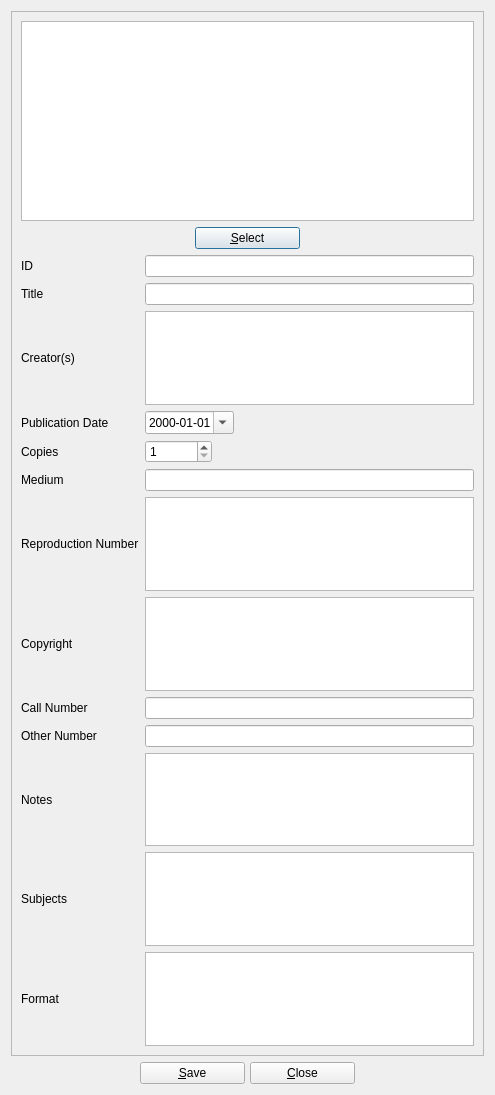
<?xml version="1.0" encoding="UTF-8"?>
<ui version="4.0">
 <class>photographDialog</class>
 <widget class="QDialog" name="photographDialog">
  <property name="geometry">
   <rect>
    <x>0</x>
    <y>0</y>
    <width>495</width>
    <height>1095</height>
   </rect>
  </property>
  <property name="windowTitle">
   <string>BiblioteQ: Photograph Browser</string>
  </property>
  <property name="windowIcon">
   <iconset resource="icons.d/icons.qrc">
    <normaloff>:/book.png</normaloff>:/book.png</iconset>
  </property>
  <layout class="QVBoxLayout" name="verticalLayout">
   <item>
    <widget class="QScrollArea" name="scrollArea">
     <property name="widgetResizable">
      <bool>true</bool>
     </property>
     <widget class="QWidget" name="scrollAreaWidgetContents_2">
      <property name="geometry">
       <rect>
        <x>0</x>
        <y>0</y>
        <width>475</width>
        <height>1033</height>
       </rect>
      </property>
      <layout class="QVBoxLayout" name="verticalLayout_3">
       <item>
        <widget class="image_drop_site" name="thumbnail_item">
         <property name="minimumSize">
          <size>
           <width>0</width>
           <height>200</height>
          </size>
         </property>
         <property name="toolTip">
          <string>Thumbnail</string>
         </property>
        </widget>
       </item>
       <item>
        <layout class="QHBoxLayout" name="_5">
         <item>
          <spacer>
           <property name="orientation">
            <enum>Qt::Horizontal</enum>
           </property>
           <property name="sizeHint" stdset="0">
            <size>
             <width>40</width>
             <height>20</height>
            </size>
           </property>
          </spacer>
         </item>
         <item>
          <widget class="QPushButton" name="select_image_item">
           <property name="minimumSize">
            <size>
             <width>105</width>
             <height>0</height>
            </size>
           </property>
           <property name="text">
            <string>&amp;Select</string>
           </property>
           <property name="icon">
            <iconset resource="icons.d/icons.qrc">
             <normaloff>:/16x16/fileopen.png</normaloff>:/16x16/fileopen.png</iconset>
           </property>
          </widget>
         </item>
         <item>
          <spacer>
           <property name="orientation">
            <enum>Qt::Horizontal</enum>
           </property>
           <property name="sizeHint" stdset="0">
            <size>
             <width>40</width>
             <height>20</height>
            </size>
           </property>
          </spacer>
         </item>
        </layout>
       </item>
       <item>
        <layout class="QGridLayout" name="gridLayout_2">
         <item row="2" column="0">
          <widget class="QLabel" name="label_12">
           <property name="text">
            <string>Creator(s)</string>
           </property>
          </widget>
         </item>
         <item row="3" column="1">
          <layout class="QHBoxLayout" name="_3">
           <item>
            <widget class="QDateEdit" name="publication_date">
             <property name="displayFormat">
              <string>yyyy-MM-dd</string>
             </property>
             <property name="calendarPopup">
              <bool>true</bool>
             </property>
            </widget>
           </item>
           <item>
            <spacer>
             <property name="orientation">
              <enum>Qt::Horizontal</enum>
             </property>
             <property name="sizeHint" stdset="0">
              <size>
               <width>40</width>
               <height>20</height>
              </size>
             </property>
            </spacer>
           </item>
          </layout>
         </item>
         <item row="10" column="0">
          <widget class="QLabel" name="label_8">
           <property name="text">
            <string>Notes</string>
           </property>
          </widget>
         </item>
         <item row="7" column="1">
          <widget class="QTextEdit" name="copyright_item">
           <property name="tabChangesFocus">
            <bool>true</bool>
           </property>
           <property name="acceptRichText">
            <bool>false</bool>
           </property>
          </widget>
         </item>
         <item row="8" column="0">
          <widget class="QLabel" name="label_17">
           <property name="text">
            <string>Call Number</string>
           </property>
          </widget>
         </item>
         <item row="8" column="1">
          <widget class="QLineEdit" name="call_number_item">
           <property name="maxLength">
            <number>64</number>
           </property>
          </widget>
         </item>
         <item row="9" column="0">
          <widget class="QLabel" name="label_18">
           <property name="text">
            <string>Other Number</string>
           </property>
          </widget>
         </item>
         <item row="6" column="1">
          <widget class="QTextEdit" name="reproduction_number_item">
           <property name="tabChangesFocus">
            <bool>true</bool>
           </property>
           <property name="acceptRichText">
            <bool>false</bool>
           </property>
          </widget>
         </item>
         <item row="7" column="0">
          <widget class="QLabel" name="label_7">
           <property name="text">
            <string>Copyright</string>
           </property>
          </widget>
         </item>
         <item row="5" column="0">
          <widget class="QLabel" name="label_5">
           <property name="text">
            <string>Medium</string>
           </property>
          </widget>
         </item>
         <item row="6" column="0">
          <widget class="QLabel" name="label_6">
           <property name="text">
            <string>Reproduction Number</string>
           </property>
          </widget>
         </item>
         <item row="1" column="0">
          <widget class="QLabel" name="label_4">
           <property name="text">
            <string>Title</string>
           </property>
          </widget>
         </item>
         <item row="1" column="1">
          <widget class="QLineEdit" name="title_item"/>
         </item>
         <item row="10" column="1">
          <widget class="QTextEdit" name="notes_item">
           <property name="tabChangesFocus">
            <bool>true</bool>
           </property>
           <property name="acceptRichText">
            <bool>false</bool>
           </property>
          </widget>
         </item>
         <item row="11" column="0">
          <widget class="QLabel" name="label_9">
           <property name="text">
            <string>Subjects</string>
           </property>
          </widget>
         </item>
         <item row="5" column="1">
          <widget class="QLineEdit" name="medium_item"/>
         </item>
         <item row="3" column="0">
          <widget class="QLabel" name="label_13">
           <property name="text">
            <string>Publication Date</string>
           </property>
          </widget>
         </item>
         <item row="12" column="0">
          <widget class="QLabel" name="label_11">
           <property name="text">
            <string>Format</string>
           </property>
          </widget>
         </item>
         <item row="9" column="1">
          <widget class="QLineEdit" name="other_number_item">
           <property name="maxLength">
            <number>64</number>
           </property>
          </widget>
         </item>
         <item row="4" column="0">
          <widget class="QLabel" name="label_10">
           <property name="text">
            <string>Copies</string>
           </property>
          </widget>
         </item>
         <item row="4" column="1">
          <layout class="QHBoxLayout" name="horizontalLayout">
           <item>
            <widget class="QSpinBox" name="quantity">
             <property name="minimum">
              <number>1</number>
             </property>
             <property name="maximum">
              <number>999999999</number>
             </property>
            </widget>
           </item>
           <item>
            <spacer name="horizontalSpacer_2">
             <property name="orientation">
              <enum>Qt::Horizontal</enum>
             </property>
             <property name="sizeHint" stdset="0">
              <size>
               <width>40</width>
               <height>20</height>
              </size>
             </property>
            </spacer>
           </item>
          </layout>
         </item>
         <item row="0" column="0">
          <widget class="QLabel" name="label_15">
           <property name="text">
            <string>ID</string>
           </property>
          </widget>
         </item>
         <item row="0" column="1">
          <widget class="QLineEdit" name="id_item"/>
         </item>
         <item row="2" column="1">
          <widget class="QTextEdit" name="creators_item">
           <property name="tabChangesFocus">
            <bool>true</bool>
           </property>
           <property name="readOnly">
            <bool>false</bool>
           </property>
           <property name="textInteractionFlags">
            <set>Qt::LinksAccessibleByKeyboard|Qt::LinksAccessibleByMouse|Qt::TextBrowserInteraction|Qt::TextEditable|Qt::TextEditorInteraction|Qt::TextSelectableByKeyboard|Qt::TextSelectableByMouse</set>
           </property>
          </widget>
         </item>
         <item row="11" column="1">
          <widget class="QTextEdit" name="subjects_item">
           <property name="tabChangesFocus">
            <bool>true</bool>
           </property>
           <property name="readOnly">
            <bool>false</bool>
           </property>
           <property name="textInteractionFlags">
            <set>Qt::LinksAccessibleByKeyboard|Qt::LinksAccessibleByMouse|Qt::TextBrowserInteraction|Qt::TextEditable|Qt::TextEditorInteraction|Qt::TextSelectableByKeyboard|Qt::TextSelectableByMouse</set>
           </property>
          </widget>
         </item>
         <item row="12" column="1">
          <widget class="QTextEdit" name="format_item">
           <property name="tabChangesFocus">
            <bool>true</bool>
           </property>
           <property name="readOnly">
            <bool>false</bool>
           </property>
           <property name="textInteractionFlags">
            <set>Qt::LinksAccessibleByKeyboard|Qt::LinksAccessibleByMouse|Qt::TextBrowserInteraction|Qt::TextEditable|Qt::TextEditorInteraction|Qt::TextSelectableByKeyboard|Qt::TextSelectableByMouse</set>
           </property>
          </widget>
         </item>
        </layout>
       </item>
      </layout>
     </widget>
    </widget>
   </item>
   <item>
    <layout class="QHBoxLayout" name="_2">
     <property name="spacing">
      <number>5</number>
     </property>
     <item>
      <spacer>
       <property name="orientation">
        <enum>Qt::Horizontal</enum>
       </property>
       <property name="sizeHint" stdset="0">
        <size>
         <width>39</width>
         <height>20</height>
        </size>
       </property>
      </spacer>
     </item>
     <item>
      <widget class="QPushButton" name="saveButton">
       <property name="minimumSize">
        <size>
         <width>105</width>
         <height>0</height>
        </size>
       </property>
       <property name="text">
        <string>&amp;Save</string>
       </property>
       <property name="icon">
        <iconset resource="icons.d/icons.qrc">
         <normaloff>:/16x16/ok.png</normaloff>:/16x16/ok.png</iconset>
       </property>
      </widget>
     </item>
     <item>
      <widget class="QPushButton" name="cancelButton">
       <property name="minimumSize">
        <size>
         <width>105</width>
         <height>0</height>
        </size>
       </property>
       <property name="text">
        <string>&amp;Close</string>
       </property>
       <property name="icon">
        <iconset resource="icons.d/icons.qrc">
         <normaloff>:/16x16/cancel.png</normaloff>:/16x16/cancel.png</iconset>
       </property>
      </widget>
     </item>
     <item>
      <spacer>
       <property name="orientation">
        <enum>Qt::Horizontal</enum>
       </property>
       <property name="sizeHint" stdset="0">
        <size>
         <width>39</width>
         <height>20</height>
        </size>
       </property>
      </spacer>
     </item>
    </layout>
   </item>
  </layout>
 </widget>
 <customwidgets>
  <customwidget>
   <class>image_drop_site</class>
   <extends>QGraphicsView</extends>
   <header>image_drop_site.h</header>
  </customwidget>
 </customwidgets>
 <tabstops>
  <tabstop>scrollArea</tabstop>
  <tabstop>thumbnail_item</tabstop>
  <tabstop>select_image_item</tabstop>
  <tabstop>id_item</tabstop>
  <tabstop>title_item</tabstop>
  <tabstop>creators_item</tabstop>
  <tabstop>publication_date</tabstop>
  <tabstop>quantity</tabstop>
  <tabstop>medium_item</tabstop>
  <tabstop>reproduction_number_item</tabstop>
  <tabstop>copyright_item</tabstop>
  <tabstop>call_number_item</tabstop>
  <tabstop>other_number_item</tabstop>
  <tabstop>notes_item</tabstop>
  <tabstop>subjects_item</tabstop>
  <tabstop>format_item</tabstop>
  <tabstop>saveButton</tabstop>
  <tabstop>cancelButton</tabstop>
 </tabstops>
 <resources>
  <include location="icons.d/icons.qrc"/>
 </resources>
 <connections/>
</ui>
